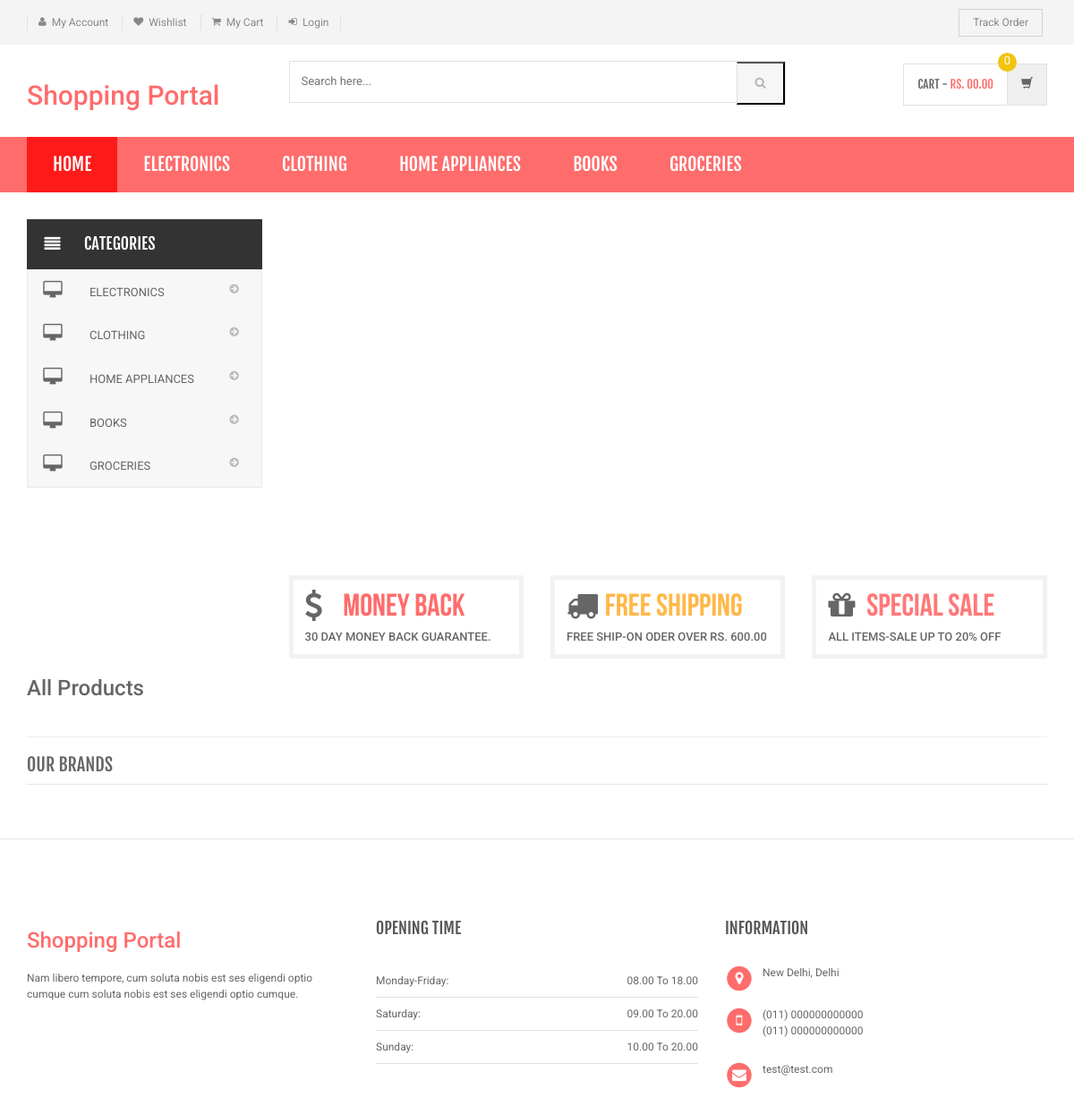
The page /shopping/index.php on the database its author committed.
### tables this page shows
CREATE TABLE category (
  id int(11) NOT NULL AUTO_INCREMENT,
  categoryName varchar(255) DEFAULT NULL,
  categoryDescription longtext DEFAULT NULL,
  creationDate timestamp NOT NULL DEFAULT current_timestamp(),
  updationDate varchar(255) DEFAULT NULL,
  PRIMARY KEY (id)
);

### shopping/includes/menu-bar.php (the view, shortened to what this page needs)
<div class="header-nav animate-dropdown">
    <div class="container">
        <div class="yamm navbar navbar-default" role="navigation">
            <div class="nav-bg-class">
                <div class="navbar-collapse collapse" id="mc-horizontal-menu-collapse">
	<div class="nav-outer">
		<ul class="nav navbar-nav">
			<li class="active dropdown yamm-fw">
				<a href="index.php" data-hover="dropdown" class="dropdown-toggle">Home</a>
			</li>
              <?php $sql=mysqli_query($con,"select id,categoryName  from category limit 6");
while($row=mysqli_fetch_array($sql))
{
    ?>
			<li class="dropdown yamm">
				<a href="category.php?cid=<?php echo $row['id'];?>"> <?php echo $row['categoryName'];?></a>
			</li>
			<?php } ?>
		</ul>
		<div class="clearfix"></div>
	</div>
</div>
            </div>
        </div>
    </div>
</div>

### shopping/includes/side-menu.php
<div class="side-menu animate-dropdown outer-bottom-xs">
    <div class="head"><i class="icon fa fa-align-justify fa-fw"></i> Categories</div>
    <nav class="yamm megamenu-horizontal" role="navigation">
        <ul class="nav">
            <li class="dropdown menu-item">
              <?php $sql=mysqli_query($con,"select id,categoryName  from category");
while($row=mysqli_fetch_array($sql))
{
    ?>
                <a href="category.php?cid=<?php echo $row['id'];?>" class="dropdown-toggle"><i class="icon fa fa-desktop fa-fw"></i>
                <?php echo $row['categoryName'];?></a>
                <?php }?>
</li>
</ul>
    </nav>
</div>

### shopping/assets/css/red.css (style rules this page uses)
a { color: #ff6c6c; }
.header-style-1 .header-nav { background: #ff6c6c; }
.cnt-home .header-style-1 .header-nav .navbar .navbar-nav > li.active { background: #ff1a1a; }

### shopping/assets/css/lightbox.css (style rules this page uses)
body:after { content: url(../images/close.png) url(../images/loading.gif) url(../images/prev.png) url(../images/next.png); display: none; }

### shopping/assets/css/green.css (style rules this page uses)
a { color: #abd07e; }
.header-style-1 .header-nav { background: #abd07e; }
.cnt-home .header-style-1 .header-nav .navbar .navbar-nav > li.active { background: #84b943; }

### shopping/assets/css/blue.css (style rules this page uses)
a { color: #3498db; }
.header-style-1 .header-nav { background: #3498db; }
.cnt-home .header-style-1 .header-nav .navbar .navbar-nav > li.active { background: #1d6ca1; }

### shopping/assets/css/orange.css (style rules this page uses)
a { color: #f39c12; }
.header-style-1 .header-nav { background: #f39c12; }
.cnt-home .header-style-1 .header-nav .navbar .navbar-nav > li.active { background: #ab6c09; }

### shopping/assets/css/dark-green.css (style rules this page uses)
a { color: #12cca7; }
.header-style-1 .header-nav { background: #12cca7; }
.cnt-home .header-style-1 .header-nav .navbar .navbar-nav > li.active { background: #0b816a; }

### rows shown on the page
category: categoryName "ELECTRONICS"
category: categoryName "CLOTHING"
category: categoryName "HOME APPLIANCES"
category: categoryName "BOOKS"
category: categoryName "GROCERIES"
